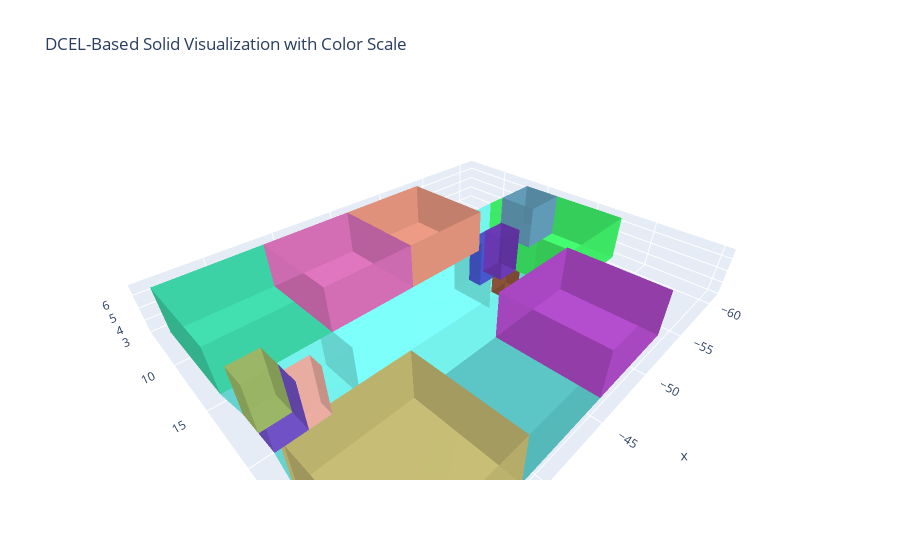

Notebook code cell kept with this figure:
### Code cell
solid_topo_model = True

if solid_topo_model:

    solid_cells = []

    for pid, dcel in all_dcel_by_pid.items():
        
        z_min = dcel["z_min"]
        z_max = dcel["z_max"]
        vertices = dcel["vertices"]
        faces = dcel["faces"]

        vertex_objs_base = [Vertex.ByCoordinates(v.x, v.y, z_min) for v in vertices]
        vertex_objs_top = [Vertex.ByCoordinates(v.x, v.y, z_max) for v in vertices]

        for face in faces:
            edge_sequence_base = []
            edge_sequence_top = []
            vertical_faces = []

            for (start_idx, end_idx) in face.edges:
                if start_idx == end_idx:
                    continue  

                vb1 = vertex_objs_base[start_idx]
                vb2 = vertex_objs_base[end_idx]
                vt1 = vertex_objs_top[start_idx]
                vt2 = vertex_objs_top[end_idx]

                eb = Edge.ByStartVertexEndVertex(vb1, vb2)
                et = Edge.ByStartVertexEndVertex(vt1, vt2)

                if eb: edge_sequence_base.append(eb)
                if et: edge_sequence_top.append(et)

                e1 = Edge.ByStartVertexEndVertex(vb1, vt1)
                e2 = Edge.ByStartVertexEndVertex(vt1, vt2)
                e3 = Edge.ByStartVertexEndVertex(vt2, vb2)
                e4 = Edge.ByStartVertexEndVertex(vb2, vb1)
                vertical_wire = Wire.ByEdges([e1, e2, e3, e4])
                if vertical_wire:
                    f_side = Face.ByWire(vertical_wire)
                    if f_side:
                        vertical_faces.append(f_side)

            base_face = Face.ByWire(Wire.ByEdges(edge_sequence_base)) if len(edge_sequence_base) >= 3 else None
            top_face = Face.ByWire(Wire.ByEdges(edge_sequence_top)) if len(edge_sequence_top) >= 3 else None

            face_group = [f for f in [base_face, top_face] if f] + vertical_faces
            shell = Shell.ByFaces(face_group)
            if shell:
                cell = Cell.ByShell(shell)
                if cell:
                    solid_cells.append(cell)

    if solid_cells:
        solid_cell_complex = CellComplex.ByCells(solid_cells)
        print(f"✅ Created solid CellComplex with {len(solid_cells)} cells (should match number of unique DCEL loops)")
    else:
        print("⚠️ No valid cells were created.")


    from hashlib import sha1

    def hash_cell(cell):
        """Create a hash based on the cell's topology (vertices coordinates)"""
        verts = Cell.Vertices(cell)
        coords = sorted([(round(Vertex.X(v), 6), round(Vertex.Y(v), 6), round(Vertex.Z(v), 6)) for v in verts])
        return sha1(str(coords).encode()).hexdigest()

    seen_hashes = set()
    unique_solid_cells = []

    for cell in solid_cells:
        h = hash_cell(cell)
        if h not in seen_hashes:
            seen_hashes.add(h)
            unique_solid_cells.append(cell)

    if unique_solid_cells:
        solid_cell_complex = CellComplex.ByCells(unique_solid_cells)
        print(f"✅ Created unique solid CellComplex with {len(unique_solid_cells)} cells")
    else:
        print("⚠️ No valid unique cells were created.")

plot_final_cellcomplex = True

if plot_final_cellcomplex:

    import plotly.graph_objects as go
    from itertools import cycle
    import math
    import random

    def random_color():
        r = random.randint(50, 255)
        g = random.randint(50, 255)
        b = random.randint(50, 255)
        return f"rgb({r},{g},{b})"  # <-- Proper rgb() format

    color = random_color()

    def triangulate_loop(ordered_coords):
        """
        Fan triangulation: assumes coords are in CCW or CW order.
        """
        if len(ordered_coords) < 3:
            return [], []
        
        triangles = []
        for i in range(1, len(ordered_coords) - 1):
            triangles.append((0, i, i + 1))
        return ordered_coords, triangles

    def plot_dcel_3d_with_colormap(all_dcel_by_pid, height_scale=1.0):
        import plotly.graph_objects as go
        import random

        def random_color():
            r = random.randint(50, 255)
            g = random.randint(50, 255)
            b = random.randint(50, 255)
            return f"rgb({r},{g},{b})"

        def triangulate_loop(ordered_coords):
            if len(ordered_coords) < 3:
                return [], []
            triangles = []
            for i in range(1, len(ordered_coords) - 1):
                triangles.append((0, i, i + 1))
            return ordered_coords, triangles

        fig = go.Figure()
        total_cells = len(all_dcel_by_pid)

        for cell_index, (pid, dcel) in enumerate(all_dcel_by_pid.items()):
            verts2d = dcel["vertices"]
            z_min = dcel["z_min"]
            z_max = dcel["z_max"]
            z_diff = (z_max - z_min) * height_scale
            faces = dcel["faces"]

            vert_map = {}
            vertex_list = []
            idx_counter = 0
            triangles = []

            def add_vertex(coord3d):
                key = tuple(round(c, 6) for c in coord3d)
                nonlocal idx_counter
                if key not in vert_map:
                    vert_map[key] = idx_counter
                    vertex_list.append(key)
                    idx_counter += 1
                return vert_map[key]

            for face in faces:
                base_loop = [(verts2d[start_idx].x, verts2d[start_idx].y, z_min) for (start_idx, _) in face.edges]
                top_loop = [(x, y, z_min + z_diff) for (x, y, _) in base_loop]

                for loop in [base_loop, top_loop]:
                    coords, tris = triangulate_loop(loop)
                    for tri in tris:
                        a = add_vertex(coords[tri[0]])
                        b = add_vertex(coords[tri[1]])
                        c = add_vertex(coords[tri[2]])
                        triangles.append((a, b, c))

                for (start_idx, end_idx) in face.edges:
                    vb1 = verts2d[start_idx]
                    vb2 = verts2d[end_idx]
                    base1 = (vb1.x, vb1.y, z_min)
                    base2 = (vb2.x, vb2.y, z_min)
                    top2 = (vb2.x, vb2.y, z_min + z_diff)
                    top1 = (vb1.x, vb1.y, z_min + z_diff)

                    a = add_vertex(base1)
                    b = add_vertex(base2)
                    c = add_vertex(top2)
                    d = add_vertex(top1)

                    triangles.append((a, b, c))
                    triangles.append((a, c, d))

            if not vertex_list or not triangles:
                continue

            x, y, z = zip(*vertex_list)
            i, j, k = zip(*triangles)

            color = random_color()  # ✅ Correct placement inside the loop

            fig.add_trace(go.Mesh3d(
                x=x, y=y, z=z,
                i=i, j=j, k=k,
                opacity=0.85,
                color=color,
                flatshading=True,
                name=f"CELLCOMPLEX {pid}"
            ))

        fig.update_layout(
            title="DCEL-Based Solid Visualization with Color Scale",
            scene=dict(aspectmode='data'),
            showlegend=False,
            paper_bgcolor='white',
            scene_bgcolor='white'
        )

        fig.show()

plot_dcel_3d_with_colormap(all_dcel_by_pid)

### Figure 1 — Plotly figure (JSON) as saved in the notebook; plotly's stock layout.template omitted (floating-point values rounded to 4 significant figures; data arrays with more than 128 entries replaced by an {"elided": "..."} marker saying what was removed)
{"data": [{"color": "rgb(176,124,123)", "flatshading": true, "i": [0, 2, 0, 0, 1, 1, 0, 0, 4, 5, 4, 4, 0, 0, 4, 4, 6, 6, 6, 6, 6, 9, 9, 9, 9, 9, 6, 6, 7, 7, 8, 8, 1, 1, 0, 0, 4, 4, 6, 6, 8, 11, 8, 8, 7, 7, 8, 8, 1, 3, 1, 1, 8, 8, 1, 1, 6, 9, 6, 6, 4, 4, 6, 6, 6, 6, 6, 6, 6, 9, 9, 9, 9, 9, 6, 6, 4, 4, 0, 0, 1, 1, 8, 8, 7, 7, 6, 6], "j": [1, 3, 1, 3, 0, 2, 0, 2, 0, 2, 0, 2, 4, 5, 4, 5, 7, 8, 1, 0, 4, 10, 11, 3, 2, 5, 7, 10, 8, 11, 1, 3, 0, 2, 4, 5, 6, 9, 6, 9, 7, 10, 7, 10, 8, 11, 8, 11, 8, 11, 8, 11, 1, 3, 1, 3, 4, 5, 4, 5, 6, 9, 6, 9, 4, 0, 1, 8, 7, 5, 2, 3, 11, 10, 4, 5, 0, 2, 1, 3, 8, 11, 7, 10, 6, 9, 6, 9], "k": [0, 2, 3, 2, 2, 3, 2, 2, 4, 5, 2, 5, 5, 2, 5, 5, 8, 1, 0, 4, 6, 11, 3, 2, 5, 9, 10, 9, 11, 10, 3, 11, 2, 3, 5, 2, 9, 5, 9, 9, 8, 11, 10, 11, 11, 10, 11, 11, 1, 3, 11, 3, 3, 11, 3, 3, 6, 9, 5, 9, 9, 5, 9, 9, 0, 1, 8, 7, 6, 2, 3, 11, 10, 9, 5, 9, 2, 5, 3, 2, 11, 3, 10, 11, 9, 10, 9, 9], "name": "CELLCOMPLEX 198", "opacity": 0.85, "type": "mesh3d", "x": [-33.66, -33.65, -33.66, -33.65, -35.12, -35.12, -35.62, -35.59, -33.62, -35.62, -35.59, -33.62], "y": [19.02, 18.47, 19.02, 18.47, 18.99, 18.99, 18.98, 16.66, 16.69, 18.98, 16.66, 16.69], "z": [3.052, 3.052, 6.657, 6.657, 3.052, 6.657, 3.052, 3.052, 3.052, 6.657, 6.657, 6.657]}, {"color": "rgb(245,64,237)", "flatshading": true, "i": [0, 2, 0, 0, 1, 1, 0, 0, 4, 6, 4, 4, 5, 5, 4, 4, 8, 8, 8, 8, 8, 10, 10, 10, 10, 10, 8, 8, 9, 9, 4, 4, 5, 5, 0, 0, 1, 1, 8, 8, 8, 8, 8, 8, 8, 10, 10, 10, 10, 10, 8, 8, 1, 1, 0, 0, 5, 5, 4, 4, 9, 9, 8, 8, 8, 10, 8, 8, 9, 9, 8, 8, 1, 3, 1, 1, 8, 8, 1, 1, 9, 11, 9, 9, 4, 4, 9, 9], "j": [1, 3, 1, 3, 0, 2, 0, 2, 5, 7, 5, 7, 4, 6, 4, 6, 9, 4, 5, 0, 1, 11, 6, 7, 2, 3, 9, 11, 4, 6, 5, 7, 0, 2, 1, 3, 8, 10, 8, 10, 1, 0, 5, 4, 9, 3, 2, 7, 6, 11, 1, 3, 0, 2, 5, 7, 4, 6, 9, 11, 8, 10, 8, 10, 9, 11, 9, 11, 8, 10, 8, 10, 8, 10, 8, 10, 1, 3, 1, 3, 4, 6, 4, 6, 9, 11, 9, 11], "k": [0, 2, 3, 2, 2, 3, 2, 2, 4, 6, 7, 6, 6, 7, 6, 6, 4, 5, 0, 1, 8, 6, 7, 2, 3, 10, 11, 10, 6, 11, 7, 6, 2, 7, 3, 2, 10, 3, 10, 10, 0, 5, 4, 9, 8, 2, 7, 6, 11, 10, 3, 10, 2, 3, 7, 2, 6, 7, 11, 6, 10, 11, 10, 10, 8, 10, 11, 10, 10, 11, 10, 10, 1, 3, 10, 3, 3, 10, 3, 3, 9, 11, 6, 11, 11, 6, 11, 11], "name": "CELLCOMPLEX 172", "opacity": 0.85, "type": "mesh3d", "x": [-35.59, -36.96, -35.59, -36.96, -35.12, -35.62, -35.12, -35.62, -36.99, -35.13, -36.99, -35.13], "y": [16.66, 16.64, 16.66, 16.64, 18.99, 18.98, 18.99, 18.98, 20.08, 20.11, 20.08, 20.11], "z": [3.052, 3.052, 6.657, 6.657, 3.052, 3.052, 6.657, 6.657, 3.052, 3.052, 6.657, 6.657]}, {"color": "rgb(132,65,181)", "flatshading": true, "i": [0, 2, 0, 0, 1, 1, 0, 0, 4, 6, 4, 4, 5, 5, 4, 4, 8, 10, 8, 8, 9, 9, 8, 8, 1, 1, 1, 1, 1, 1, 3, 3, 3, 3, 3, 3, 1, 1, 0, 0, 5, 5, 4, 4, 9, 9, 8, 8, 12, 12, 1, 1, 5, 7, 5, 5, 0, 0, 5, 5, 9, 11, 9, 9, 4, 4, 9, 9, 1, 1, 1, 1, 1, 1, 3, 3, 3, 3, 3, 3, 1, 1, 12, 12, 8, 8, 9, 9, 4, 4, 5, 5, 0, 0, 1, 1, 12, 13, 12, 12, 8, 8, 12, 12, 1, 3, 1, 1, 12, 12, 1, 1], "j": [1, 3, 1, 3, 0, 2, 0, 2, 5, 7, 5, 7, 4, 6, 4, 6, 9, 11, 9, 11, 8, 10, 8, 10, 0, 5, 4, 9, 8, 12, 2, 7, 6, 11, 10, 13, 0, 2, 5, 7, 4, 6, 9, 11, 8, 10, 12, 13, 1, 3, 1, 3, 0, 2, 0, 2, 5, 7, 5, 7, 4, 6, 4, 6, 9, 11, 9, 11, 12, 8, 9, 4, 5, 0, 13, 10, 11, 6, 7, 2, 12, 13, 8, 10, 9, 11, 4, 6, 5, 7, 0, 2, 1, 3, 1, 3, 8, 10, 8, 10, 12, 13, 12, 13, 12, 13, 12, 13, 1, 3, 1, 3], "k": [0, 2, 3, 2, 2, 3, 2, 2, 4, 6, 7, 6, 6, 7, 6, 6, 8, 10, 11, 10, 10, 11, 10, 10, 5, 4, 9, 8, 12, 1, 7, 6, 11, 10, 13, 3, 2, 3, 7, 2, 6, 7, 11, 6, 10, 11, 13, 10, 3, 13, 3, 3, 5, 7, 2, 7, 7, 2, 7, 7, 9, 11, 6, 11, 11, 6, 11, 11, 8, 9, 4, 5, 0, 1, 10, 11, 6, 7, 2, 3, 13, 3, 10, 13, 11, 10, 6, 11, 7, 6, 2, 7, 3, 2, 3, 3, 12, 13, 10, 13, 13, 10, 13, 13, 1, 3, 13, 3, 3, 13, 3, 3], "name": "CELLCOMPLEX 135", "opacity": 0.85, "type": "mesh3d", "x": [-48.27, -48.21, -48.27, -48.21, -49.91, -49.47, -49.91, -49.47, -49.88, -49.89, -49.88, -49.89, -49.87, -49.87], "y": [19.92, 16.49, 19.92, 16.49, 19.89, 19.9, 19.89, 19.9, 17.58, 18.72, 17.58, 18.72, 16.47, 16.47], "z": [3.052, 3.052, 6.657, 6.657, 3.052, 3.052, 6.657, 6.657, 3.052, 3.052, 6.657, 6.657, 3.052, 6.657]}, {"color": "rgb(89,195,195)", "flatshading": true, "i": [0, 0, 0, 4, 4, 4, 0, 0, 1, 1, 2, 2, 3, 3, 0, 0, 0, 0, 0, 4, 4, 4, 0, 0, 3, 3, 2, 2, 1, 1, 0, 0], "j": [1, 2, 3, 5, 6, 7, 1, 5, 2, 6, 3, 7, 0, 4, 0, 4, 3, 2, 1, 7, 6, 5, 3, 7, 2, 6, 1, 5, 0, 4, 0, 4], "k": [2, 3, 0, 6, 7, 4, 5, 4, 6, 5, 7, 6, 4, 7, 4, 4, 2, 1, 0, 6, 5, 4, 7, 4, 6, 7, 5, 6, 4, 5, 4, 4], "name": "CELLCOMPLEX 11", "opacity": 0.85, "type": "mesh3d", "x": [-39.12, -46.4, -46.2, -39.01, -39.12, -46.4, -46.2, -39.01], "y": [29.88, 29.79, 22.28, 22.38, 29.88, 29.79, 22.28, 22.38], "z": [3.052, 3.052, 3.052, 3.052, 6.657, 6.657, 6.657, 6.657]}, {"color": "rgb(243,179,162)", "flatshading": true, "i": [0, 0, 0, 0, 5, 5, 5, 5, 0, 0, 1, 1, 2, 2, 3, 3, 4, 4, 0, 0, 0, 5, 0, 0, 1, 1, 0, 0, 1, 6, 1, 1, 2, 2, 1, 1, 3, 8, 3, 3, 4, 4, 3, 3, 0, 0, 0, 0, 5, 5, 5, 5, 0, 0, 4, 4, 3, 3, 2, 2, 1, 1, 0, 0, 2, 7, 2, 2, 3, 3, 2, 2, 4, 9, 4, 4, 0, 0, 4, 4], "j": [1, 2, 3, 4, 6, 7, 8, 9, 1, 6, 2, 7, 3, 8, 4, 9, 0, 5, 0, 5, 1, 6, 1, 6, 0, 5, 0, 5, 2, 7, 2, 7, 1, 6, 1, 6, 4, 9, 4, 9, 3, 8, 3, 8, 4, 3, 2, 1, 9, 8, 7, 6, 4, 9, 3, 8, 2, 7, 1, 6, 0, 5, 0, 5, 3, 8, 3, 8, 2, 7, 2, 7, 0, 5, 0, 5, 4, 9, 4, 9], "k": [2, 3, 4, 0, 7, 8, 9, 5, 6, 5, 7, 6, 8, 7, 9, 8, 5, 9, 5, 5, 0, 5, 6, 5, 5, 6, 5, 5, 1, 6, 7, 6, 6, 7, 6, 6, 3, 8, 9, 8, 8, 9, 8, 8, 3, 2, 1, 0, 8, 7, 6, 5, 9, 5, 8, 9, 7, 8, 6, 7, 5, 6, 5, 5, 2, 7, 8, 7, 7, 8, 7, 7, 4, 9, 5, 9, 9, 5, 9, 9], "name": "CELLCOMPLEX 164", "opacity": 0.85, "type": "mesh3d", "x": [-51.55, -51.56, -51.58, -49.89, -49.88, -51.55, -51.56, -51.58, -49.89, -49.88], "y": [17.57, 18.2, 18.7, 18.72, 17.58, 17.57, 18.2, 18.7, 18.72, 17.58], "z": [3.052, 3.052, 3.052, 3.052, 3.052, 6.657, 6.657, 6.657, 6.657, 6.657]}, {"color": "rgb(121,172,130)", "flatshading": true, "i": [0, 0, 0, 0, 5, 5, 5, 5, 0, 0, 1, 1, 2, 2, 3, 3, 4, 4, 0, 0, 3, 8, 3, 3, 2, 2, 3, 3, 2, 7, 2, 2, 1, 1, 2, 2, 0, 0, 0, 0, 5, 5, 5, 5, 0, 0, 4, 4, 3, 3, 2, 2, 1, 1, 0, 0, 1, 6, 1, 1, 0, 0, 1, 1], "j": [1, 2, 3, 4, 6, 7, 8, 9, 1, 6, 2, 7, 3, 8, 4, 9, 0, 5, 0, 5, 2, 7, 2, 7, 3, 8, 3, 8, 1, 6, 1, 6, 2, 7, 2, 7, 4, 3, 2, 1, 9, 8, 7, 6, 4, 9, 3, 8, 2, 7, 1, 6, 0, 5, 0, 5, 0, 5, 0, 5, 1, 6, 1, 6], "k": [2, 3, 4, 0, 7, 8, 9, 5, 6, 5, 7, 6, 8, 7, 9, 8, 5, 9, 5, 5, 3, 8, 7, 8, 8, 7, 8, 8, 2, 7, 6, 7, 7, 6, 7, 7, 3, 2, 1, 0, 8, 7, 6, 5, 9, 5, 8, 9, 7, 8, 6, 7, 5, 6, 5, 5, 1, 6, 5, 6, 6, 5, 6, 6], "name": "CELLCOMPLEX 145", "opacity": 0.85, "type": "mesh3d", "x": [-53.47, -51.56, -51.58, -51.61, -53.51, -53.47, -51.56, -51.58, -51.61, -53.51], "y": [18.17, 18.2, 18.7, 19.87, 19.84, 18.17, 18.2, 18.7, 19.87, 19.84], "z": [3.052, 3.052, 3.052, 3.052, 3.052, 6.657, 6.657, 6.657, 6.657, 6.657]}, {"color": "rgb(60,186,191)", "flatshading": true, "i": [0, 0, 0, 0, 0, 6, 6, 6, 6, 6, 0, 0, 1, 1, 2, 2, 3, 3, 4, 4, 5, 5, 0, 0, 1, 7, 1, 1, 2, 2, 1, 1, 0, 6, 0, 0, 1, 1, 0, 0, 4, 10, 4, 4, 5, 5, 4, 4, 2, 8, 2, 2, 3, 3, 2, 2, 3, 9, 3, 3, 4, 4, 3, 3, 0, 0, 0, 0, 0, 6, 6, 6, 6, 6, 0, 0, 5, 5, 4, 4, 3, 3, 2, 2, 1, 1, 0, 0], "j": [1, 2, 3, 4, 5, 7, 8, 9, 10, 11, 1, 7, 2, 8, 3, 9, 4, 10, 5, 11, 0, 6, 0, 6, 2, 8, 2, 8, 1, 7, 1, 7, 1, 7, 1, 7, 0, 6, 0, 6, 5, 11, 5, 11, 4, 10, 4, 10, 3, 9, 3, 9, 2, 8, 2, 8, 4, 10, 4, 10, 3, 9, 3, 9, 5, 4, 3, 2, 1, 11, 10, 9, 8, 7, 5, 11, 4, 10, 3, 9, 2, 8, 1, 7, 0, 6, 0, 6], "k": [2, 3, 4, 5, 0, 8, 9, 10, 11, 6, 7, 6, 8, 7, 9, 8, 10, 9, 11, 10, 6, 11, 6, 6, 1, 7, 8, 7, 7, 8, 7, 7, 0, 6, 7, 6, 6, 7, 6, 6, 4, 10, 11, 10, 10, 11, 10, 10, 2, 8, 9, 8, 8, 9, 8, 8, 3, 9, 10, 9, 9, 10, 9, 9, 4, 3, 2, 1, 0, 10, 9, 8, 7, 6, 11, 6, 10, 11, 9, 10, 8, 9, 7, 8, 6, 7, 6, 6], "name": "CELLCOMPLEX 154", "opacity": 0.85, "type": "mesh3d", "x": [-53.51, -53.57, -49.51, -49.47, -49.91, -51.61, -53.51, -53.57, -49.51, -49.47, -49.91, -51.61], "y": [19.84, 22.17, 22.23, 19.9, 19.89, 19.87, 19.84, 22.17, 22.23, 19.9, 19.89, 19.87], "z": [3.052, 3.052, 3.052, 3.052, 3.052, 3.052, 6.657, 6.657, 6.657, 6.657, 6.657, 6.657]}, {"color": "rgb(123,255,249)", "flatshading": true, "i": {"elided": "344 int values"}, "j": {"elided": "344 int values"}, "k": {"elided": "344 int values"}, "name": "CELLCOMPLEX 20", "opacity": 0.85, "type": "mesh3d", "x": [-53.72, -53.72, -53.72, -53.72, -31.49, -31.71, -31.49, -31.71, -48.21, -48.27, -48.21, -48.27, -36.96, -35.59, -36.96, -35.59, -35.13, -36.99, -35.13, -36.99, -53.43, -51.52, -53.43, -51.52, -33.62, -31.69, -33.62, -31.69, -49.87, -49.87, -49.47, -49.51, -49.47, -49.51, -55.63, -55.63, -46.15, -46.15, -46.2, -55.57, -38.92, -31.42, -33.68, -31.73, -31.5, -39.01, -46.2, -55.57, -38.92, -31.42, -33.68, -31.73, -31.5, -39.01, -31.43, -31.7, -31.43, -31.7], "y": [14.02, 13.59, 14.02, 13.59, 22.49, 20.16, 22.49, 20.16, 16.49, 19.92, 16.49, 19.92, 16.64, 16.66, 16.64, 16.66, 20.11, 20.08, 20.11, 20.08, 16.43, 16.45, 16.43, 16.45, 16.69, 16.72, 16.69, 16.72, 16.47, 16.47, 19.9, 22.23, 19.9, 22.23, 16.4, 16.4, 14.16, 14.16, 22.28, 13.5, 14.3, 14.44, 20.13, 20.16, 22.49, 22.38, 22.28, 13.5, 14.3, 14.44, 20.13, 20.16, 22.49, 22.38, 14.43, 16.72, 14.43, 16.72], "z": [3.052, 3.052, 6.657, 6.657, 3.052, 3.052, 6.657, 6.657, 3.052, 3.052, 6.657, 6.657, 3.052, 3.052, 6.657, 6.657, 3.052, 3.052, 6.657, 6.657, 3.052, 3.052, 6.657, 6.657, 3.052, 3.052, 6.657, 6.657, 3.052, 6.657, 3.052, 3.052, 6.657, 6.657, 3.052, 6.657, 3.052, 6.657, 3.052, 3.052, 3.052, 3.052, 3.052, 3.052, 3.052, 3.052, 6.657, 6.657, 6.657, 6.657, 6.657, 6.657, 6.657, 6.657, 3.052, 3.052, 6.657, 6.657]}, {"color": "rgb(150,89,60)", "flatshading": true, "i": [0, 2, 0, 0, 1, 1, 0, 0, 4, 4, 4, 6, 6, 6, 4, 4, 0, 0, 1, 1, 5, 5, 4, 4, 4, 6, 4, 4, 0, 0, 4, 4, 1, 3, 1, 1, 5, 5, 1, 1, 5, 7, 5, 5, 4, 4, 5, 5, 4, 4, 4, 6, 6, 6, 4, 4, 5, 5, 1, 1, 0, 0, 4, 4], "j": [1, 3, 1, 3, 0, 2, 0, 2, 0, 1, 5, 2, 3, 7, 0, 2, 1, 3, 5, 7, 4, 6, 4, 6, 0, 2, 0, 2, 4, 6, 4, 6, 5, 7, 5, 7, 1, 3, 1, 3, 4, 6, 4, 6, 5, 7, 5, 7, 5, 1, 0, 7, 3, 2, 5, 7, 1, 3, 0, 2, 4, 6, 4, 6], "k": [0, 2, 3, 2, 2, 3, 2, 2, 1, 5, 4, 3, 7, 6, 2, 6, 3, 2, 7, 3, 6, 7, 6, 6, 4, 6, 2, 6, 6, 2, 6, 6, 1, 3, 7, 3, 3, 7, 3, 3, 5, 7, 6, 7, 7, 6, 7, 7, 1, 0, 4, 3, 2, 6, 7, 6, 3, 7, 2, 3, 6, 2, 6, 6], "name": "CELLCOMPLEX 215", "opacity": 0.85, "type": "mesh3d", "x": [-51.58, -51.61, -51.58, -51.61, -49.89, -49.91, -49.89, -49.91], "y": [18.7, 19.87, 18.7, 19.87, 18.72, 19.89, 18.72, 19.89], "z": [3.052, 3.052, 6.657, 6.657, 3.052, 3.052, 6.657, 6.657]}, {"color": "rgb(65,249,108)", "flatshading": true, "i": {"elided": "152 int values"}, "j": {"elided": "152 int values"}, "k": {"elided": "152 int values"}, "name": "CELLCOMPLEX 65", "opacity": 0.85, "type": "mesh3d", "x": [-53.79, -53.78, -53.79, -53.78, -55.63, -53.43, -53.47, -53.51, -53.57, -60.76, -60.67, -57.12, -57.09, -55.57, -55.63, -53.43, -53.47, -53.51, -53.57, -60.76, -60.67, -57.12, -57.09, -55.57, -57.09, -55.57, -57.09, -55.57], "y": [22.69, 22.17, 22.69, 22.17, 16.4, 16.43, 18.17, 19.84, 22.17, 22.61, 16.64, 16.71, 13.5, 13.5, 16.4, 16.43, 18.17, 19.84, 22.17, 22.61, 16.64, 16.71, 13.5, 13.5, 13.51, 13.51, 13.51, 13.51], "z": [3.052, 3.052, 6.657, 6.657, 3.052, 3.052, 3.052, 3.052, 3.052, 3.052, 3.052, 3.052, 3.052, 3.052, 6.657, 6.657, 6.657, 6.657, 6.657, 6.657, 6.657, 6.657, 6.657, 6.657, 3.052, 3.052, 6.657, 6.657]}, {"color": "rgb(72,93,217)", "flatshading": true, "i": [0, 2, 0, 0, 1, 1, 0, 0, 1, 3, 1, 1, 4, 4, 1, 1, 4, 5, 4, 4, 6, 6, 4, 4, 6, 7, 6, 6, 0, 0, 6, 6, 1, 1, 1, 3, 3, 3, 1, 1, 0, 0, 6, 6, 4, 4, 1, 1, 1, 1, 1, 3, 3, 3, 1, 1, 4, 4, 6, 6, 0, 0, 1, 1], "j": [1, 3, 1, 3, 0, 2, 0, 2, 4, 5, 4, 5, 1, 3, 1, 3, 6, 7, 6, 7, 4, 5, 4, 5, 0, 2, 0, 2, 6, 7, 6, 7, 0, 6, 4, 2, 7, 5, 0, 2, 6, 7, 4, 5, 1, 3, 1, 3, 4, 6, 0, 5, 7, 2, 4, 5, 6, 7, 0, 2, 1, 3, 1, 3], "k": [0, 2, 3, 2, 2, 3, 2, 2, 1, 3, 5, 3, 3, 5, 3, 3, 4, 5, 7, 5, 5, 7, 5, 5, 6, 7, 2, 7, 7, 2, 7, 7, 6, 4, 1, 7, 5, 3, 2, 3, 7, 2, 5, 7, 3, 5, 3, 3, 6, 0, 1, 7, 2, 3, 5, 3, 7, 5, 2, 7, 3, 2, 3, 3], "name": "CELLCOMPLEX 128", "opacity": 0.85, "type": "mesh3d", "x": [-49.88, -49.87, -49.88, -49.87, -51.52, -51.52, -51.55, -51.55], "y": [17.58, 16.47, 17.58, 16.47, 16.45, 16.45, 17.57, 17.57], "z": [3.052, 3.052, 6.657, 6.657, 3.052, 6.657, 3.052, 6.657]}, {"color": "rgb(197,187,115)", "flatshading": true, "i": [0, 0, 0, 0, 5, 5, 5, 5, 0, 0, 1, 1, 2, 2, 3, 3, 4, 4, 0, 0, 2, 7, 2, 2, 1, 1, 2, 2, 0, 0, 0, 0, 5, 5, 5, 5, 0, 0, 4, 4, 3, 3, 2, 2, 1, 1, 0, 0, 3, 8, 3, 3, 2, 2, 3, 3], "j": [1, 2, 3, 4, 6, 7, 8, 9, 1, 6, 2, 7, 3, 8, 4, 9, 0, 5, 0, 5, 1, 6, 1, 6, 2, 7, 2, 7, 4, 3, 2, 1, 9, 8, 7, 6, 4, 9, 3, 8, 2, 7, 1, 6, 0, 5, 0, 5, 2, 7, 2, 7, 3, 8, 3, 8], "k": [2, 3, 4, 0, 7, 8, 9, 5, 6, 5, 7, 6, 8, 7, 9, 8, 5, 9, 5, 5, 2, 7, 6, 7, 7, 6, 7, 7, 3, 2, 1, 0, 8, 7, 6, 5, 9, 5, 8, 9, 7, 8, 6, 7, 5, 6, 5, 5, 3, 8, 7, 8, 8, 7, 8, 8], "name": "CELLCOMPLEX 1", "opacity": 0.85, "type": "mesh3d", "x": [-39.01, -31.5, -31.51, -31.67, -39.12, -39.01, -31.5, -31.51, -31.67, -39.12], "y": [22.38, 22.49, 22.97, 29.98, 29.88, 22.38, 22.49, 22.97, 29.98, 29.88], "z": [3.052, 3.052, 3.052, 3.052, 3.052, 6.657, 6.657, 6.657, 6.657, 6.657]}, {"color": "rgb(235,153,130)", "flatshading": true, "i": [0, 0, 0, 0, 5, 5, 5, 5, 0, 0, 1, 1, 2, 2, 3, 3, 4, 4, 0, 0, 4, 9, 4, 4, 3, 3, 4, 4, 0, 0, 0, 0, 5, 5, 5, 5, 0, 0, 4, 4, 3, 3, 2, 2, 1, 1, 0, 0, 3, 8, 3, 3, 2, 2, 3, 3], "j": [1, 2, 3, 4, 6, 7, 8, 9, 1, 6, 2, 7, 3, 8, 4, 9, 0, 5, 0, 5, 3, 8, 3, 8, 4, 9, 4, 9, 4, 3, 2, 1, 9, 8, 7, 6, 4, 9, 3, 8, 2, 7, 1, 6, 0, 5, 0, 5, 2, 7, 2, 7, 3, 8, 3, 8], "k": [2, 3, 4, 0, 7, 8, 9, 5, 6, 5, 7, 6, 8, 7, 9, 8, 5, 9, 5, 5, 4, 9, 8, 9, 9, 8, 9, 9, 3, 2, 1, 0, 8, 7, 6, 5, 9, 5, 8, 9, 7, 8, 6, 7, 5, 6, 5, 5, 3, 8, 7, 8, 8, 7, 8, 8], "name": "CELLCOMPLEX 82", "opacity": 0.85, "type": "mesh3d", "x": [-53.61, -46.04, -46.15, -53.72, -53.72, -53.61, -46.04, -46.15, -53.72, -53.72], "y": [6.403, 6.515, 14.16, 14.02, 13.59, 6.403, 6.515, 14.16, 14.02, 13.59], "z": [3.052, 3.052, 3.052, 3.052, 3.052, 6.657, 6.657, 6.657, 6.657, 6.657]}, {"color": "rgb(247,182,170)", "flatshading": true, "i": [0, 0, 0, 4, 4, 4, 0, 0, 1, 1, 2, 2, 3, 3, 0, 0, 3, 7, 3, 3, 2, 2, 3, 3, 0, 4, 0, 0, 3, 3, 0, 0, 0, 0, 0, 4, 4, 4, 0, 0, 3, 3, 2, 2, 1, 1, 0, 0, 1, 5, 1, 1, 0, 0, 1, 1, 2, 6, 2, 2, 1, 1, 2, 2], "j": [1, 2, 3, 5, 6, 7, 1, 5, 2, 6, 3, 7, 0, 4, 0, 4, 2, 6, 2, 6, 3, 7, 3, 7, 3, 7, 3, 7, 0, 4, 0, 4, 3, 2, 1, 7, 6, 5, 3, 7, 2, 6, 1, 5, 0, 4, 0, 4, 0, 4, 0, 4, 1, 5, 1, 5, 1, 5, 1, 5, 2, 6, 2, 6], "k": [2, 3, 0, 6, 7, 4, 5, 4, 6, 5, 7, 6, 4, 7, 4, 4, 3, 7, 6, 7, 7, 6, 7, 7, 0, 4, 7, 4, 4, 7, 4, 4, 2, 1, 0, 6, 5, 4, 7, 4, 6, 7, 5, 6, 4, 5, 4, 4, 1, 5, 4, 5, 5, 4, 5, 5, 2, 6, 5, 6, 6, 5, 6, 6], "name": "CELLCOMPLEX 182", "opacity": 0.85, "type": "mesh3d", "x": [-35.13, -35.12, -33.66, -33.68, -35.13, -35.12, -33.66, -33.68], "y": [20.11, 18.99, 19.02, 20.13, 20.11, 18.99, 19.02, 20.13], "z": [3.052, 3.052, 3.052, 3.052, 6.657, 6.657, 6.657, 6.657]}, {"color": "rgb(103,164,193)", "flatshading": true, "i": [0, 0, 0, 0, 5, 5, 5, 5, 0, 0, 1, 1, 2, 2, 3, 3, 4, 4, 0, 0, 0, 0, 0, 0, 5, 5, 5, 5, 0, 0, 4, 4, 3, 3, 2, 2, 1, 1, 0, 0, 1, 6, 1, 1, 0, 0, 1, 1, 3, 8, 3, 3, 2, 2, 3, 3], "j": [1, 2, 3, 4, 6, 7, 8, 9, 1, 6, 2, 7, 3, 8, 4, 9, 0, 5, 0, 5, 4, 3, 2, 1, 9, 8, 7, 6, 4, 9, 3, 8, 2, 7, 1, 6, 0, 5, 0, 5, 0, 5, 0, 5, 1, 6, 1, 6, 2, 7, 2, 7, 3, 8, 3, 8], "k": [2, 3, 4, 0, 7, 8, 9, 5, 6, 5, 7, 6, 8, 7, 9, 8, 5, 9, 5, 5, 3, 2, 1, 0, 8, 7, 6, 5, 9, 5, 8, 9, 7, 8, 6, 7, 5, 6, 5, 5, 1, 6, 5, 6, 6, 5, 6, 6, 3, 8, 7, 8, 8, 7, 8, 8], "name": "CELLCOMPLEX 110", "opacity": 0.85, "type": "mesh3d", "x": [-57.16, -57.09, -57.12, -60.67, -60.63, -57.16, -57.09, -57.12, -60.67, -60.63], "y": [13.5, 13.5, 16.71, 16.64, 13.44, 13.5, 13.5, 16.71, 16.64, 13.44], "z": [3.052, 3.052, 3.052, 3.052, 3.052, 6.657, 6.657, 6.657, 6.657, 6.657]}, {"color": "rgb(119,85,208)", "flatshading": true, "i": [0, 0, 0, 0, 5, 5, 5, 5, 0, 0, 1, 1, 2, 2, 3, 3, 4, 4, 0, 0, 0, 0, 0, 0, 5, 5, 5, 5, 0, 0, 4, 4, 3, 3, 2, 2, 1, 1, 0, 0, 2, 7, 2, 2, 1, 1, 2, 2, 3, 8, 3, 3, 2, 2, 3, 3, 1, 6, 1, 1, 0, 0, 1, 1], "j": [1, 2, 3, 4, 6, 7, 8, 9, 1, 6, 2, 7, 3, 8, 4, 9, 0, 5, 0, 5, 4, 3, 2, 1, 9, 8, 7, 6, 4, 9, 3, 8, 2, 7, 1, 6, 0, 5, 0, 5, 1, 6, 1, 6, 2, 7, 2, 7, 2, 7, 2, 7, 3, 8, 3, 8, 0, 5, 0, 5, 1, 6, 1, 6], "k": [2, 3, 4, 0, 7, 8, 9, 5, 6, 5, 7, 6, 8, 7, 9, 8, 5, 9, 5, 5, 3, 2, 1, 0, 8, 7, 6, 5, 9, 5, 8, 9, 7, 8, 6, 7, 5, 6, 5, 5, 2, 7, 6, 7, 7, 6, 7, 7, 3, 8, 7, 8, 8, 7, 8, 8, 1, 6, 5, 6, 6, 5, 6, 6], "name": "CELLCOMPLEX 189", "opacity": 0.85, "type": "mesh3d", "x": [-33.68, -33.66, -33.65, -31.71, -31.73, -33.68, -33.66, -33.65, -31.71, -31.73], "y": [20.13, 19.02, 18.47, 18.48, 20.16, 20.13, 19.02, 18.47, 18.48, 20.16], "z": [3.052, 3.052, 3.052, 3.052, 3.052, 6.657, 6.657, 6.657, 6.657, 6.657]}, {"color": "rgb(64,221,174)", "flatshading": true, "i": [0, 0, 0, 0, 5, 5, 5, 5, 0, 0, 1, 1, 2, 2, 3, 3, 4, 4, 0, 0, 0, 0, 0, 0, 5, 5, 5, 5, 0, 0, 4, 4, 3, 3, 2, 2, 1, 1, 0, 0, 3, 8, 3, 3, 4, 4, 3, 3, 2, 7, 2, 2, 3, 3, 2, 2], "j": [1, 2, 3, 4, 6, 7, 8, 9, 1, 6, 2, 7, 3, 8, 4, 9, 0, 5, 0, 5, 4, 3, 2, 1, 9, 8, 7, 6, 4, 9, 3, 8, 2, 7, 1, 6, 0, 5, 0, 5, 4, 9, 4, 9, 3, 8, 3, 8, 3, 8, 3, 8, 2, 7, 2, 7], "k": [2, 3, 4, 0, 7, 8, 9, 5, 6, 5, 7, 6, 8, 7, 9, 8, 5, 9, 5, 5, 3, 2, 1, 0, 8, 7, 6, 5, 9, 5, 8, 9, 7, 8, 6, 7, 5, 6, 5, 5, 3, 8, 9, 8, 8, 9, 8, 8, 2, 7, 8, 7, 7, 8, 7, 7], "name": "CELLCOMPLEX 100", "opacity": 0.85, "type": "mesh3d", "x": [-38.81, -38.92, -31.42, -31.41, -31.34, -38.81, -38.92, -31.42, -31.41, -31.34], "y": [6.622, 14.3, 14.44, 13.88, 6.733, 6.622, 14.3, 14.44, 13.88, 6.733], "z": [3.052, 3.052, 3.052, 3.052, 3.052, 6.657, 6.657, 6.657, 6.657, 6.657]}, {"color": "rgb(164,192,108)", "flatshading": true, "i": [0, 2, 0, 0, 1, 1, 0, 0, 1, 1, 1, 3, 3, 3, 1, 1, 4, 4, 5, 5, 0, 0, 1, 1, 4, 6, 4, 4, 5, 5, 4, 4, 5, 7, 5, 5, 0, 0, 5, 5, 1, 1, 1, 3, 3, 3, 1, 1, 0, 0, 5, 5, 4, 4, 1, 1, 1, 3, 1, 1, 4, 4, 1, 1], "j": [1, 3, 1, 3, 0, 2, 0, 2, 4, 5, 0, 6, 7, 2, 4, 6, 5, 7, 0, 2, 1, 3, 1, 3, 5, 7, 5, 7, 4, 6, 4, 6, 0, 2, 0, 2, 5, 7, 5, 7, 0, 5, 4, 2, 7, 6, 0, 2, 5, 7, 4, 6, 1, 3, 1, 3, 4, 6, 4, 6, 1, 3, 1, 3], "k": [0, 2, 3, 2, 2, 3, 2, 2, 5, 0, 1, 7, 2, 3, 6, 3, 7, 6, 2, 7, 3, 2, 3, 3, 4, 6, 7, 6, 6, 7, 6, 6, 5, 7, 2, 7, 7, 2, 7, 7, 5, 4, 1, 7, 6, 3, 2, 3, 7, 2, 6, 7, 3, 6, 3, 3, 1, 3, 6, 3, 3, 6, 3, 3], "name": "CELLCOMPLEX 208", "opacity": 0.85, "type": "mesh3d", "x": [-31.69, -33.62, -31.69, -33.62, -33.65, -31.71, -33.65, -31.71], "y": [16.72, 16.69, 16.72, 16.69, 18.47, 18.48, 18.47, 18.48], "z": [3.052, 3.052, 6.657, 6.657, 3.052, 3.052, 6.657, 6.657]}, {"color": "rgb(177,75,203)", "flatshading": true, "i": [0, 2, 0, 0, 1, 1, 0, 0, 4, 6, 4, 4, 5, 5, 4, 4, 8, 8, 8, 8, 8, 8, 11, 11, 11, 11, 11, 11, 8, 8, 4, 4, 5, 5, 0, 0, 1, 1, 9, 9, 10, 10, 8, 8, 5, 7, 5, 5, 0, 0, 5, 5, 8, 11, 8, 8, 4, 4, 8, 8, 8, 8, 8, 8, 8, 8, 11, 11, 11, 11, 11, 11, 8, 8, 10, 10, 9, 9, 1, 1, 0, 0, 5, 5, 4, 4, 8, 8], "j": [1, 3, 1, 3, 0, 2, 0, 2, 5, 7, 5, 7, 4, 6, 4, 6, 4, 5, 0, 1, 9, 10, 6, 7, 2, 3, 12, 13, 4, 6, 5, 7, 0, 2, 1, 3, 9, 12, 10, 13, 8, 11, 8, 11, 0, 2, 0, 2, 5, 7, 5, 7, 4, 6, 4, 6, 8, 11, 8, 11, 10, 9, 1, 0, 5, 4, 13, 12, 3, 2, 7, 6, 10, 13, 9, 12, 1, 3, 0, 2, 5, 7, 4, 6, 8, 11, 8, 11], "k": [0, 2, 3, 2, 2, 3, 2, 2, 4, 6, 7, 6, 6, 7, 6, 6, 5, 0, 1, 9, 10, 8, 7, 2, 3, 12, 13, 11, 6, 11, 7, 6, 2, 7, 3, 2, 12, 3, 13, 12, 11, 13, 11, 11, 5, 7, 2, 7, 7, 2, 7, 7, 8, 11, 6, 11, 11, 6, 11, 11, 9, 1, 0, 5, 4, 8, 12, 3, 2, 7, 6, 11, 13, 11, 12, 13, 3, 12, 2, 3, 7, 2, 6, 7, 11, 6, 11, 11], "name": "CELLCOMPLEX 54", "opacity": 0.85, "type": "mesh3d", "x": [-53.78, -53.79, -53.78, -53.79, -49.51, -53.57, -49.51, -53.57, -46.2, -53.89, -46.4, -46.2, -53.89, -46.4], "y": [22.17, 22.69, 22.17, 22.69, 22.23, 22.17, 22.23, 22.17, 22.28, 29.69, 29.79, 22.28, 29.69, 29.79], "z": [3.052, 3.052, 6.657, 6.657, 3.052, 3.052, 6.657, 6.657, 3.052, 3.052, 3.052, 6.657, 6.657, 6.657]}, {"color": "rgb(113,61,191)", "flatshading": true, "i": [0, 2, 0, 0, 1, 1, 0, 0, 0, 0, 0, 0, 2, 2, 2, 2, 0, 0, 1, 1, 4, 4, 5, 5, 6, 6, 0, 0, 1, 3, 1, 1, 4, 4, 1, 1, 6, 9, 6, 6, 0, 0, 6, 6, 5, 8, 5, 5, 6, 6, 5, 5, 4, 7, 4, 4, 5, 5, 4, 4, 0, 0, 0, 0, 2, 2, 2, 2, 0, 0, 6, 6, 5, 5, 4, 4, 1, 1, 0, 0], "j": [1, 3, 1, 3, 0, 2, 0, 2, 1, 4, 5, 6, 3, 7, 8, 9, 1, 3, 4, 7, 5, 8, 6, 9, 0, 2, 0, 2, 4, 7, 4, 7, 1, 3, 1, 3, 0, 2, 0, 2, 6, 9, 6, 9, 6, 9, 6, 9, 5, 8, 5, 8, 5, 8, 5, 8, 4, 7, 4, 7, 6, 5, 4, 1, 9, 8, 7, 3, 6, 9, 5, 8, 4, 7, 1, 3, 0, 2, 0, 2], "k": [0, 2, 3, 2, 2, 3, 2, 2, 4, 5, 6, 0, 7, 8, 9, 2, 3, 2, 7, 3, 8, 7, 9, 8, 2, 9, 2, 2, 1, 3, 7, 3, 3, 7, 3, 3, 6, 9, 2, 9, 9, 2, 9, 9, 5, 8, 9, 8, 8, 9, 8, 8, 4, 7, 8, 7, 7, 8, 7, 7, 5, 4, 1, 0, 8, 7, 3, 2, 9, 2, 8, 9, 7, 8, 3, 7, 2, 3, 2, 2], "name": "CELLCOMPLEX 120", "opacity": 0.85, "type": "mesh3d", "x": [-51.52, -53.43, -51.52, -53.43, -53.47, -51.56, -51.55, -53.47, -51.56, -51.55], "y": [16.45, 16.43, 16.45, 16.43, 18.17, 18.2, 17.57, 18.17, 18.2, 17.57], "z": [3.052, 3.052, 6.657, 6.657, 3.052, 3.052, 3.052, 6.657, 6.657, 6.657]}, {"color": "rgb(222,116,190)", "flatshading": true, "i": [0, 0, 0, 4, 4, 4, 0, 0, 1, 1, 2, 2, 3, 3, 0, 0, 0, 0, 0, 4, 4, 4, 0, 0, 3, 3, 2, 2, 1, 1, 0, 0], "j": [1, 2, 3, 5, 6, 7, 1, 5, 2, 6, 3, 7, 0, 4, 0, 4, 3, 2, 1, 7, 6, 5, 3, 7, 2, 6, 1, 5, 0, 4, 0, 4], "k": [2, 3, 0, 6, 7, 4, 5, 4, 6, 5, 7, 6, 4, 7, 4, 4, 2, 1, 0, 6, 5, 4, 7, 4, 6, 7, 5, 6, 4, 5, 4, 4], "name": "CELLCOMPLEX 91", "opacity": 0.85, "type": "mesh3d", "x": [-46.04, -38.81, -38.92, -46.15, -46.04, -38.81, -38.92, -46.15], "y": [6.515, 6.622, 14.3, 14.16, 6.515, 6.622, 14.3, 14.16], "z": [3.052, 3.052, 3.052, 3.052, 6.657, 6.657, 6.657, 6.657]}], "layout": {"paper_bgcolor": "white", "scene": {"aspectmode": "data", "bgcolor": "white"}, "showlegend": false, "title": {"text": "DCEL-Based Solid Visualization with Color Scale"}}}
